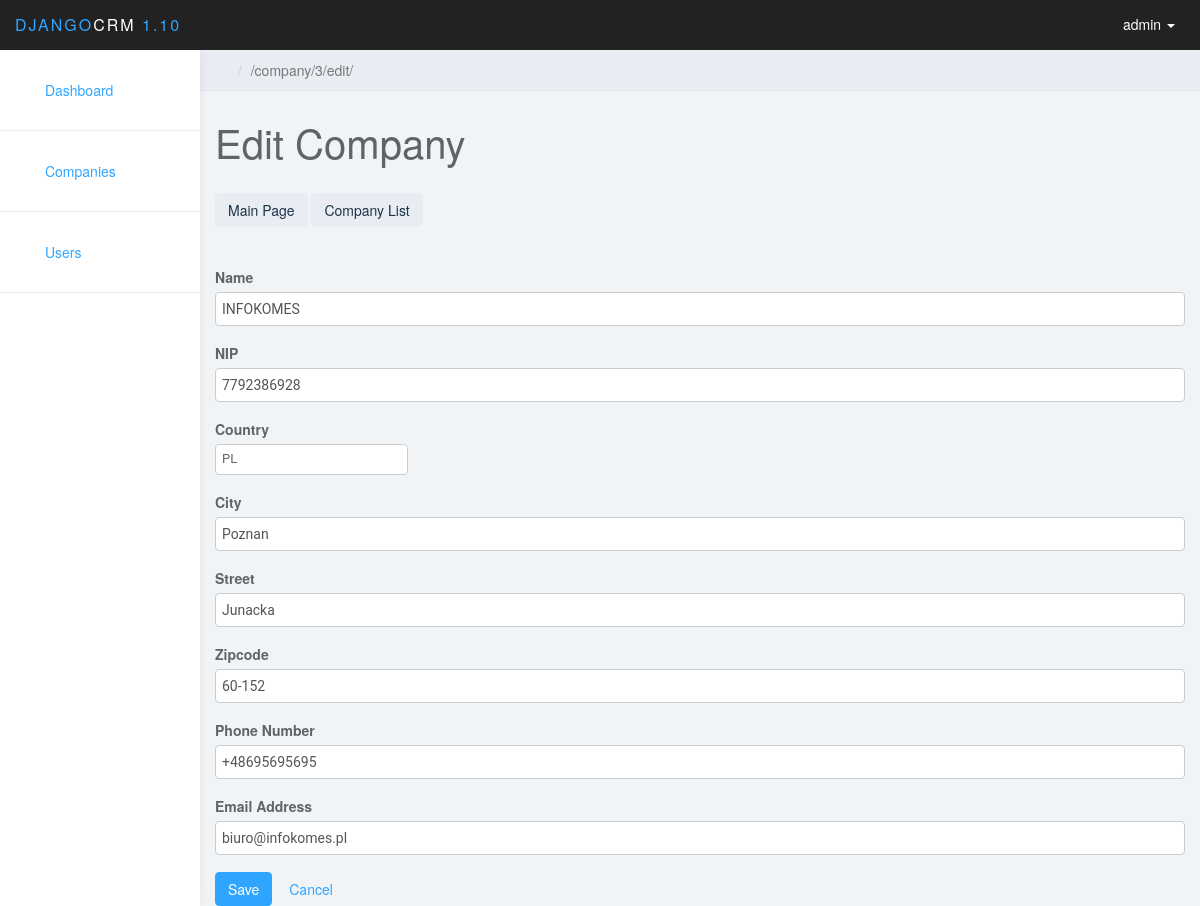
The page /company/3/edit/ (signed in) on the database its author committed.
### company/models.py (models this page shows, shortened)
class Company(models.Model):
    name = models.CharField(max_length=100, verbose_name=_("Name"), blank=True, null=True)
    nip = models.CharField(max_length=10, verbose_name = _("NIP") , blank=True, null=True)
    country = CountryField(blank_label='(select country)')
    city = models.CharField(max_length=100, verbose_name=_("City"), blank=True, null=True)
    street = models.CharField(max_length=200, verbose_name=_("Street"), blank=True, null=True)
    zipcode = models.CharField(max_length=6, verbose_name=_("Zipcode"), blank=True, null=True)
    phone = models.CharField(max_length=20, verbose_name = _("Phone Number") , blank=True, null=True)
    email = models.EmailField(max_length=200, verbose_name = _("Email Address"), blank=True, null=True)

### company/views/company.py (the view)
# urls.py: url( r'^company/(?P<pk>[0-9]+)/edit/$', company_views.company_edit, name='company_edit'),
@permission_required('user.is_superuser', login_url='login')
def company_edit(request, pk):
    company = get_object_or_404(Company, pk=pk)
    if request.method == "POST":
        form = CompanyForm(request.POST, instance=company)
        if form.is_valid():
            company = form.save(commit=False)
            company.save()
            return redirect('company_details', pk=company.pk)
    else:
        form = CompanyForm(instance=company)
    return render(request, 'company/company_edit.html', {'form': form})

### company/forms.py (shortened to what this page needs)
class CompanyForm(forms.ModelForm):
    country = LazyTypedChoiceField(choices=countries)
    class Meta:
        model = Company
        fields = ('name', 'nip', 'country', 'city', 'street', 'zipcode', 'phone', 'email' )
        widgets = {'country': CountrySelectWidget()}
    def __init__(self, *args, **kwargs):
        super(CompanyForm, self).__init__(*args, **kwargs)

### company/templates/company/company_edit.html (shortened to what this page needs)
{% extends 'company/base.html' %}
{% block content %}
    <div class="row">
        <div class="col-lg-12">
            <h1 class="page-header">Edit Company</h1>
        </div>
    </div>
    <a href="{% url 'home' %}"><span class="btn btn-default">Main Page</span></a>
    {% if user.is_superuser %}
<a class="btn btn-default" href="{% url 'company_list' %}">Company List</a>
    {% endif %}
    <br><br>
<div class="form-edit">
    <form method="POST" class="company-form">
        {% for field in form %}
        <fieldset class="form-group">
            <label class="control-label" for="id_{{ field.name }}">{{ field.label }}</label>
            {% if field.label == 'Country' %}<br>
                {{ field }}
            {% else %}
                <input type="text" class="form-control" name="{{ field.name }}" id="id_{{ field.name }}" value="{{ field.value }}">
            {% endif %}
        </fieldset>
        {% endfor %}
        <button type="submit" class="save btn btn-primary">Save</button>
        <a class="btn btn-inverse" href="{% url 'company_list' %}">Cancel</a>
    </form>
</div>
{% endblock %}

### company/templates/company/base.html (shortened to what this page needs)
{% load staticfiles %}
<!DOCTYPE html>
<html>
<head>
     <link rel="stylesheet" href="{% static 'css/bootstrap.min.css' %}">
    <link rel="stylesheet" href="{% static 'css/bootstrap-table.css' %}">
    <link rel="stylesheet" href="{% static 'css/styles.css' %}">
    <link rel="stylesheet" href="{% static 'css/base.css' %}">
</head>
<body>
	<nav class="navbar navbar-inverse navbar-fixed-top" role="navigation">
		<div class="container-fluid">
			<div class="navbar-header">
				<a class="navbar-brand" href="{% url 'home' %}"><span>DJANGO</span>CRM<span> 1.10</span></a>
				<ul class="user-menu">
					<li class="dropdown pull-right">
						<a href="#" class="dropdown-toggle" data-toggle="dropdown"><svg class="glyph stroked male-user"><use href="#stroked-male-user"></use></svg> {{ request.user.username}} <span class="caret"></span></a>
					</li>
				</ul>
			</div>
		</div>
	</nav>
	<div id="sidebar-collapse" class="col-sm-3 col-lg-2 sidebar">
    <br>
		<ul class="nav menu">
			<li><a href="{% url 'home' %}"><svg class="glyph stroked dashboard-dial"><use href="#stroked-dashboard-dial"></use></svg> Dashboard</a></li>
            <li role="presentation" class="divider"></li>
            <li class="parent ">
				<a href="{% url 'company_list' %}">
					<span data-toggle="collapse" href="#sub-item-1"><svg class="glyph signia city"><use href="#signia-city"></use></svg></span> Companies
				</a>
			</li>
            <li role="presentation" class="divider"></li>
   {% if user.is_superuser %}
            <li class="parent ">
            <a href="{% url 'user_list' %}">
            <span data-toggle="collapse" href="#sub-item-2"><svg class="glyph offset user-male-group"><use href="#offset-user-male-group"></use></svg></span> Users
            </a>
            </li>
            <li role="presentation" class="divider"></li>
        </ul>
   {% endif %}
	</div>
	<div class="col-sm-9 col-sm-offset-3 col-lg-10 col-lg-offset-2 main">
		<div class="row">
			<ol class="breadcrumb">
				<li><a href="{% url 'home' %}"><svg class="glyph stroked home"><use href="#stroked-home"></use></svg></a></li>
				<li class="active">{{ request.path }}</li>
			</ol>
		</div>
        {% block content %}
        {% endblock %}
	</div>
</body>
</html>

### static/css/styles.css (style rules this page uses)
body { background: #f1f4f7; padding-top: 50px; color: #5f6468; }
a, a:hover, a:focus { color: #30a5ff; }
h1, h2, h3, h4, h5, h6 { color: #5f6468; }
h1 { font-weight: 300; font-size: 40px; }
.form-control { border: 1px solid #eee; box-shadow: none; }
.navbar-header .navbar-brand { color: #fff; font-size: 16px; text-transform: uppercase; font-weight: 500; letter-spacing: 2px; }
.navbar-header .navbar-brand span { color: #30a5ff; }
.btn-default, .btn-default:hover, .btn-default:focus, .btn-default:active, .btn-default.active, .open > .dropdown-toggle.btn-default, .btn-default.disabled, .btn-default[disabled], fieldset[disabled] .btn-default, .btn-default.disabled:hover, .btn-default[disabled]:hover, fieldset[disabled] .btn-default:hover, .btn-default.disabled:focus, .btn-default[disabled]:focus, fieldset[disabled] .btn-default:focus, .btn-default.disabled:active, .btn-default[disabled]:active, fieldset[disabled] .btn-default:active, .btn-default.disabled.active, .btn-default[disabled].active, fieldset[disabled] .btn-default.active { background-color: #e9ecf2; border-color: #e9ecf2; color: #1b3548; }
.btn-primary, .btn-primary:hover, .btn-primary:focus, .btn-primary:active, .btn-primary.active, .open > .dropdown-toggle.btn-primary, .btn-primary.disabled, .btn-primary[disabled], fieldset[disabled] .btn-primary, .btn-primary.disabled:hover, .btn-primary[disabled]:hover, fieldset[disabled] .btn-primary:hover, .btn-primary.disabled:focus, .btn-primary[disabled]:focus, fieldset[disabled] .btn-primary:focus, .btn-primary.disabled:active, .btn-primary[disabled]:active, fieldset[disabled] .btn-primary:active, .btn-primary.disabled.active, .btn-primary[disabled].active, fieldset[disabled] .btn-primary.active { background-color: #30a5ff; border-color: #30a5ff; }
.navbar { border: 0; }
.user-menu { display: inline-block; margin-top: 14px; margin-right: 10px; float: right; list-style: none; padding: 0; }
.user-menu a { color: #fff; }
.sidebar { display: block; background-color: #fff; padding: 0; display: none; }
@media (min-width: 768px) { .sidebar { display: block; position: fixed; top: 50px; bottom: 0; left: 0; z-index: 1000; display: block; margin: 0; padding: 0; overflow-x: hidden; overflow-y: auto; background-color: #fff; box-shadow: 1px 0px 10px rgba(0, 0, 0, .05); } }
@media (min-width: 768px) { .navbar-header { width: 100%; } }
.sidebar ul.nav li.divider { border-bottom: 1px solid #eee; margin: 20px 0; }
.breadcrumb { border-radius: 0; padding: 10px 15px; background: #e9ecf2; box-shadow: 0 1px 1px rgba(0, 0, 0, .05); margin: 0 ; }
h1.page-header { margin-top: 30px; border-bottom: 0; }
.sidebar .glyph, .user-menu .glyph { height: 16px; width: 16px; margin: 0 10px 0 0; stroke-width: 3px; }
.user-menu .glyph { stroke-width: 4px; }
.breadcrumb .glyph { height: 14px; width: 14px; margin: -2px 0 0 0; stroke-width: 4px; }

### static/css/base.css (style rules this page uses)
input, textarea, select, .form-row p, form .button { margin: 2px 0; padding: 2px 3px; vertical-align: middle; font-family: "Roboto", "Lucida Grande", Verdana, Arial, sans-serif; font-weight: normal; font-size: 13px; }
input[type=text], input[type=password], input[type=email], input[type=url], input[type=number], textarea, select, .vTextField { border: 1px solid #ccc; border-radius: 4px; padding: 5px 6px; margin-top: 0; }

### rows shown on the page
Company: name "INFOKOMES" "7792386928" "Poznan" "Junacka" "60-152" "+48695695695" "biuro@infokomes.pl", form "PL"

### other values the page prints
{{ request.user.username }} "admin"
{{ request.path }} "/company/3/edit/"
{{ field.label }} "Name" "NIP" "Country" "City" "Street" "Zipcode" "Phone Number" "Email Address"
